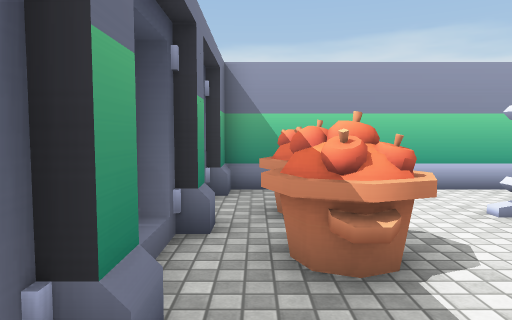
[1] (above)

14 first-person views from a walk through a Unity game level. The camera is 1.3 m above the floor, tilts 4° down and sees 70° across. The floor is counted in squares, 1 m on a side. Each view is taken from the middle of a square. On the plan, view 1 faces up. The plan holds only what a view shows up to about 15 squares ahead; the rest is blank. The player is left out. Door leaves are left out, so doorways stand open. Some surface patterns are stand-ins.

[2]
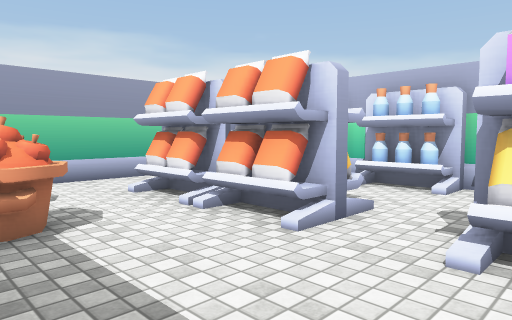

[3]
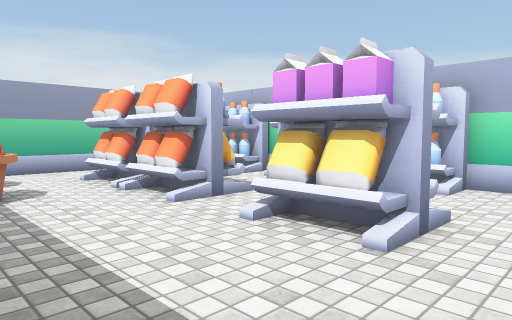

[4]
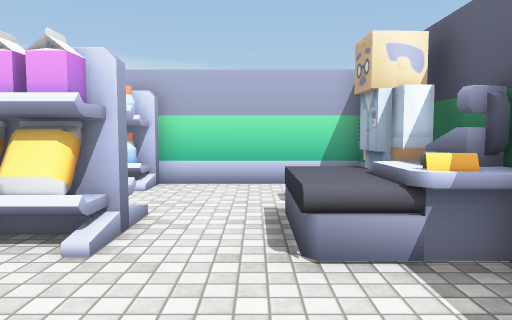

[5]
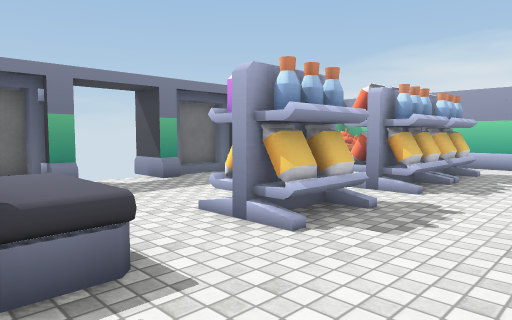

[6]
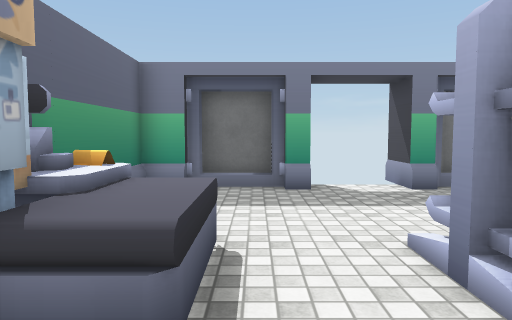

[7]
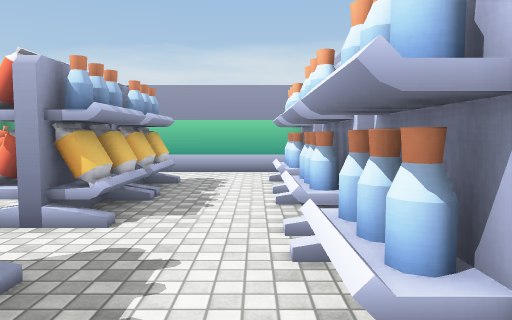

[8]
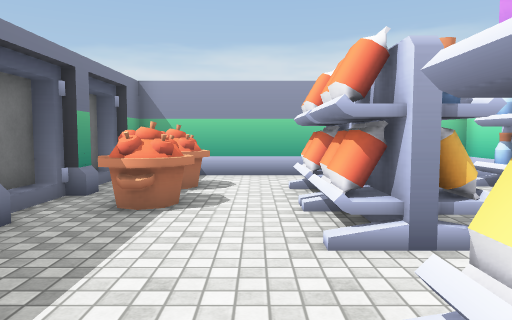

[9]
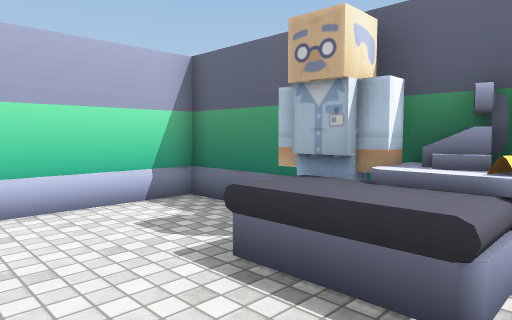

[10]
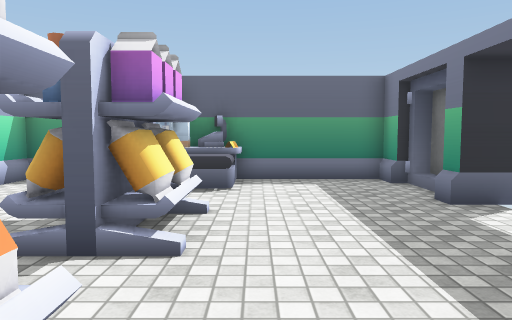

[11]
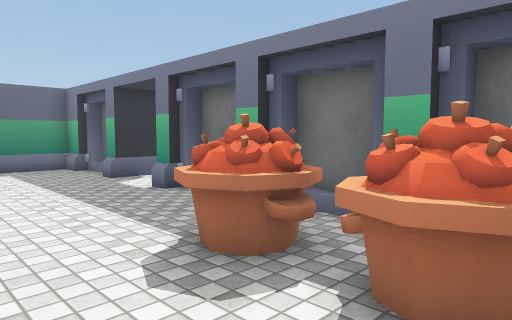

[12]
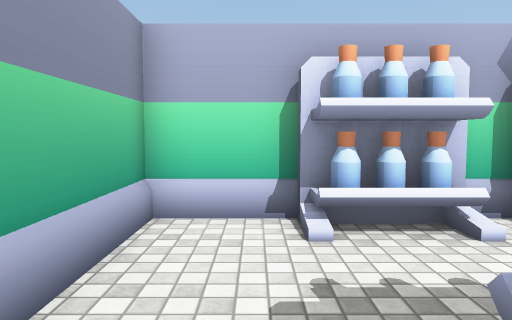

[13]
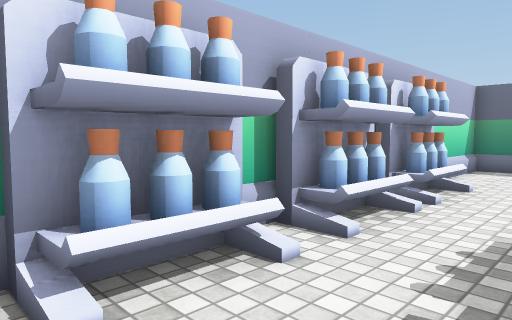

[14]
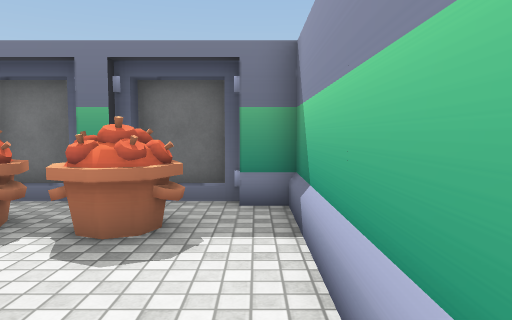

### Floor plan
Points are (right, up) in squares from view 1. A wall is a line through its corners. A room is listed if a view was taken in it or the views show most of it. See-through windows are left out.
Room 1 (views 1, 2, 3, 4, 5, 6, 7, 8, 9, 10, 11, 12, 13, 14)
walls: (-0.7, 2.4) (-0.7, 1.7) (-1.1, 1.7); (-1, 1.4) (-1.5, 1.4) (-1.5, -0.4) (-1, -0.4); (-1.1, -0.7) (-0.7, -0.7) (-0.7, -1.3); (9.7, -0.5) (9.7, 0.8); (9.7, 2.8) (9.7, 4.1); (-1, 4.4) (-1.5, 4.4) (-1.5, 2.6) (-1, 2.6); (-0.7, 5.4) (-0.7, 4.7) (-1.1, 4.7); (-0.7, -3.7) (-0.7, -4.3) (-1.1, -4.3); (-1, -4.6) (-1.5, -4.6) (-1.5, -6.4) (-1, -6.4); (9.7, 6.2) (9.7, 8.7) (-0.7, 8.7) (-0.7, 7.7) (-1.1, 7.7); (-1, 7.4) (-1.5, 7.4) (-1.5, 5.6) (-1, 5.6); (-1.1, -6.7) (-0.7, -6.7) (-0.7, -7.7) (9.7, -7.7) (9.7, -2.4)
ways out: open door at (-1, -2.5)
objects: other object (0, 3) to (2, 5); other object (0, 6) to (2, 7); cash register (4, -7) to (6, -6); shelf (4, -3) to (6, -1); shelf (4, 1) to (6, 3); shelf (4, 4) to (6, 6); shelf (9, -2) to (9, 0); shelf (9, 1) to (9, 3); shelf (9, 4) to (9, 6)

Where each view was taken, in squares from view 1:
view 1: 0 up, 0 right, facing up
view 2: 2 down, 0 right, facing up-right
view 3: 5 down, 0 right, facing up-right
view 4: 5 down, 0 right, facing right
view 5: 7 down, 9 right, facing up-left
view 6: 5 down, 8 right, facing left
view 7: 4 down, 8 right, facing up
view 8: 3 down, 3 right, facing up
view 9: 3 down, 3 right, facing down-right
view 10: 3 up, 3 right, facing down
view 11: 7 up, 4 right, facing down-left
view 12: 7 up, 4 right, facing right
view 13: 7 up, 6 right, facing down-right
view 14: 8 up, 6 right, facing left
